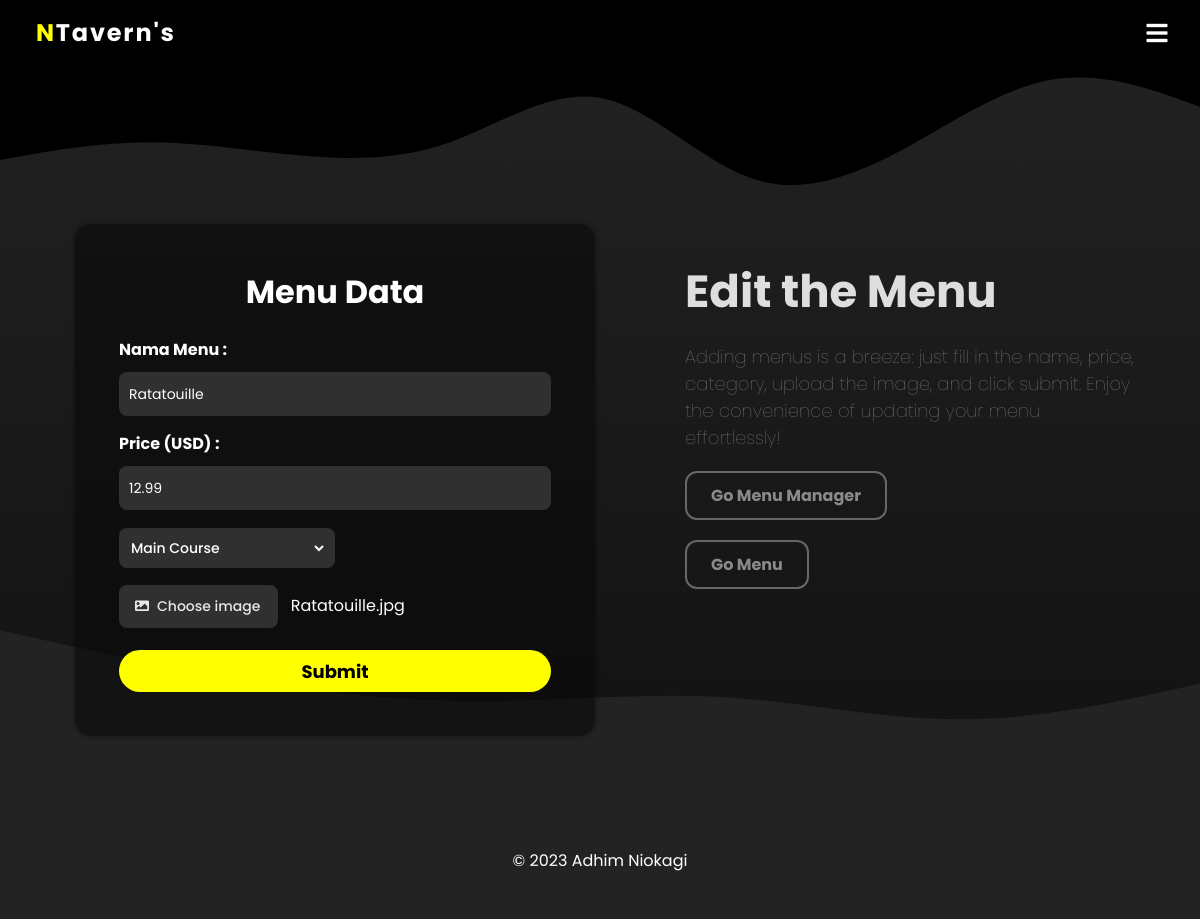
The page /public/edit_menu.php?id_menu=24 (signed in) on the database its author committed.
### tables this page shows
CREATE TABLE `menu` (
  `name` varchar(100) NOT NULL,
  `id_menu` int(10) NOT NULL,
  `price` decimal(15,2) NOT NULL,
  `image` varchar(255) NOT NULL,
  `category` enum('dessert','maincourse') NOT NULL,
  `gambar_menu` varchar(255) DEFAULT NULL
);

### public/edit_menu.php (the view, shortened to what this page needs)
<?php
include "header.php";
$id_menu = isset($_GET["id_menu"]) ? $_GET["id_menu"] : "";
$name = "";
$price = "";
$category = "";
$imageName = "";
$sql = "SELECT * FROM menu WHERE id_menu = $id_menu";
$result = $conn->query($sql);
if ($result->num_rows > 0) {
  $row = $result->fetch_assoc();
  $name = $row["name"];
  $price = $row["price"];
  $category = $row["category"];
  $imageName = $row["image"];
} else {
  $alertMessage = '<div id="alert-message" class="alert alert-danger" role="alert">Menu data not found.</div>';
  header("Location: menu_manage.php");
  exit();
}
?>
<div class="container-form">
  <form action="<?php echo $_SERVER['PHP_SELF'] . '?id_menu=' . $id_menu; ?>" method="POST" enctype="multipart/form-data" class="form-add-menu">
    <center>
      <h1>Menu Data</h1>
    </center>
    <label for="nama_menu" class="label-nama-menu">Nama Menu :</label>
    <input type="text" name="nama_menu" id="nama_menu" required class="input-nama-menu" placeholder="Enter Menu Name" value="<?php echo $name; ?>">
    <label for="harga_menu" class="label-harga-menu">Price (USD) :</label>
    <input type="text" name="harga_menu" id="harga_menu" required class="input-harga-menu" placeholder="Ex : 10.99" value="<?php echo $price; ?>">
    <select name="kategori" id="kategori" required class="input-kategori">
      <option value="maincourse" <?php echo ($category == "maincourse") ? "selected" : ""; ?>>Main Course</option>
    </select>
    <div class="upload-container">
      <label for="gambar_menu" class="custom-file-upload">
        <i class="fas fa-image"></i><span style="margin-left: 8px;">Choose image</span>
      </label>
      <span style="margin-left: 8px;" id="uploaded-file"><?php echo $imageName; ?></span>
    </div>
    <input type="submit" name="edit_menu" value="Submit" class="btn-add-menu">
  </form>
  <div class="content-add-form" id="main_course">
    <div class="hero">
      <h2>Edit the Menu</h2>
      <p>Adding menus is a breeze: just fill in the name, price, category, upload the image, and click submit. Enjoy the convenience of updating your menu effortlessly!</p>
      <a href="menu_manage.php"><button>Go Menu Manager</button></a><br>
      <a href="dash.php"><button id="kiri">Go Menu</button></a>
    </div>
  </div>
</div>
<?php
  include "footer.php";
?>

### public/css/home.css (style rules this page uses)
* { box-sizing: border-box; font-family: "Poppins"; }
body { width: auto; margin: 0; background-color: #0f0f0f; background-image: linear-gradient(0deg, #0f0f0f 0%, #232323 100%); color: white; }
.form-add-menu { width: 530px; height: auto; padding: 44px; box-shadow: 0px 0px 5px rgba(0, 0, 0, 0.441); background-color: #07070793; border-radius: 16px; margin-left: 10px; margin-top: 150px; }
.form-add-menu h1 { text-align: center; margin-top: 0px; color: white; }
.form-add-menu label { display: block; margin-bottom: 10px; color: white; font-weight: bold; }
.form-add-menu input[type="text"], .form-add-menu input[type="file"], .form-add-menu select { display: block; width: 100%; height: 44px; border: none; background-color: rgb(48, 48, 48); color: white; font-size: 14px; margin-bottom: 15px; padding-left: 10px; border-radius: 8px; }
.form-add-menu .custom-file-upload { display: inline-block; background-color: #303030; width: auto; margin-top: 2px; color: #e8e8e8; padding: 11px 18px 11px 16px; cursor: pointer; border-radius: 8px; border: none; font-size: 14px; font-weight: 500; transition: background-color 0.3s ease; }
.form-add-menu .btn-add-menu { cursor: pointer; background-color: yellow; color: black !important; margin-top: 12px; width: 100%; height: 42px; font-size: 18px; font-weight: bold; border: none; border-radius: 25px; transition: background-color 0.3s ease; }
select.input-kategori { position: relative; margin-top: 18px; width: 50%; height: 40px; border-right: 8px solid #303030; border-radius: 8px; padding: 8px; font-weight: 500; background-color: #303030; color: #ffffff; font-size: 14px; cursor: pointer; }
select.input-kategori::after { background-color: #303030; content: "\25BC"; position: absolute; top: 50%; right: 12px; transform: translateY(-50%); pointer-events: none; border: none; }
.input-kategori option { background-color: #303030; color: #ffffff; padding: 10px; font-size: 16px; }
.container-form { display: flex; margin-top: -200px; margin-bottom: -239px; justify-content: center; align-items: center; gap: 40px; }
.form-add-menu { z-index: 5; width: 520px; margin-right: 50px; }
.content-add-form { display: flex; flex-direction: column; justify-content: center; align-items: flex-start; width: 450px; }
.content-add-form .hero { width: 100%; margin-top: 0px; z-index: 5; }
.content-add-form h2 { color: #ffffffda; font-family: "Poppins", sans-serif; font-size: 45px; margin-bottom: 15px; }
.content-add-form p { font-family: "Poppins", sans-serif; color: #ffffff7e; font-weight: lighter; font-size: 18px; margin-top: 17px; margin-bottom: 0px; }
.content-add-form .hero button { padding: 10px 24px; font-size: 16px; background-color: transparent; border: 2.5px solid #676767; color: #8a8a8a; margin-top: 20px; font-weight: bolder; border-radius: 12px; transition: 0.3s; cursor: pointer; z-index: 5; }

### rows shown on the page
menu: nama_menu "Ratatouille", harga_menu "12.99", kategori "Main Course", image "Ratatouille.jpg"
